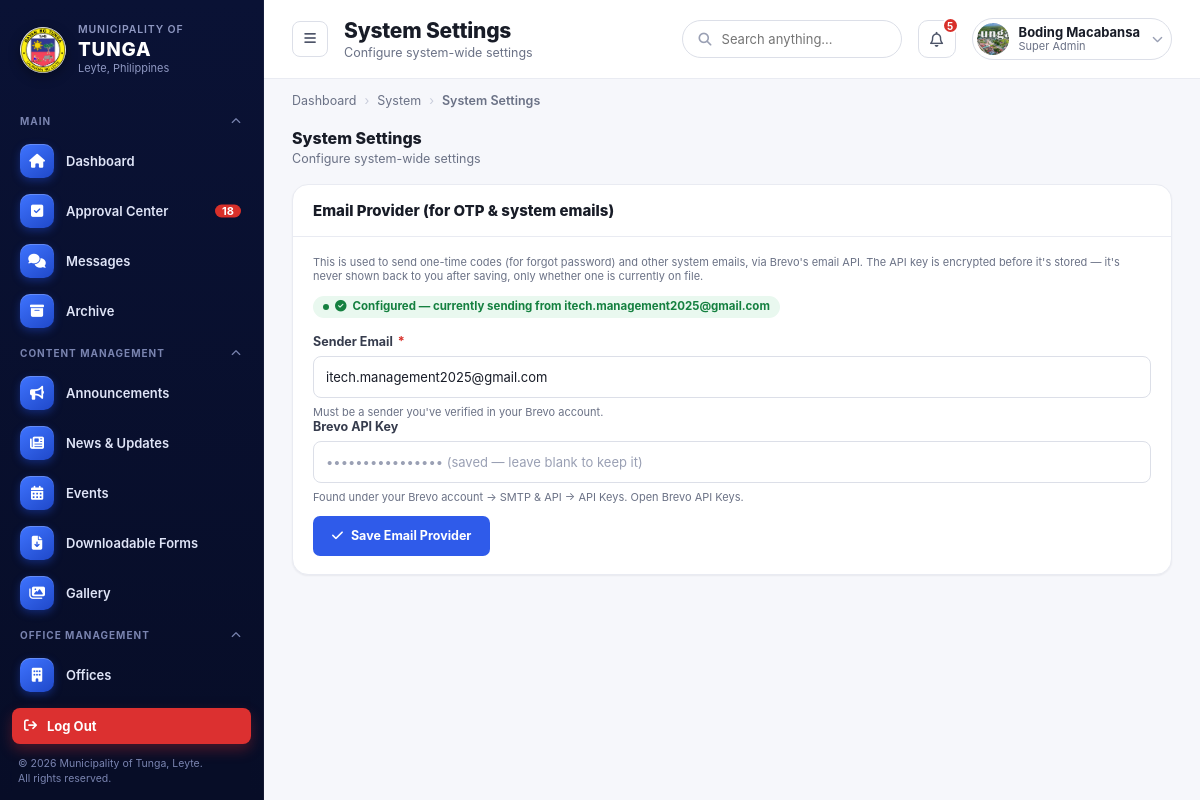
The app's page /super-admin/Admin-System-Settings/ (signed in) with its own data.
### admin_dashboard/models.py (models this page shows, shortened)
class SiteContactInfo(models.Model):
    DEFAULT_TAGLINE = "Abtik na serbisyo, masulong na bungto."
    phone = models.CharField(max_length=50, blank=True)
    phone_local = models.CharField(max_length=50, blank=True)
    email = models.EmailField(blank=True)
    email_secondary = models.EmailField(blank=True)
    address = models.CharField(max_length=255, blank=True)
    facebook_name = models.CharField(max_length=150, blank=True)
    facebook_url = models.URLField(blank=True)
    office_hours = models.CharField(max_length=150, blank=True)
    logo = models.ImageField(upload_to="site/", blank=True, null=True)
    hero_banner = models.ImageField(upload_to="site/", blank=True, null=True)
    site_tagline = models.CharField(max_length=120, default=DEFAULT_TAGLINE, blank=True)
    social_facebook = models.URLField(blank=True)
    social_twitter = models.URLField(blank=True)
    social_instagram = models.URLField(blank=True)
    social_youtube = models.URLField(blank=True)
    show_facebook_footer = models.BooleanField(default=True)
    show_twitter_footer = models.BooleanField(default=True)
    show_instagram_footer = models.BooleanField(default=True)
    show_youtube_footer = models.BooleanField(default=True)
    last_updated = models.DateTimeField(auto_now=True)
    class Meta:
        verbose_name = "Site Contact Information"
        verbose_name_plural = "Site Contact Information"
    @classmethod
    def get_solo(cls):
        obj, _ = cls.objects.get_or_create(pk=1, defaults={
            'phone': '(053) 456 789',
            'phone_local': 'Local 100',
            'email': 'tunga@gmail.com',
            'email_secondary': 'info@tunga.gov.ph',
            'address': '2nd Floor, Municipal Hall, Tunga, Leyte',
            'facebook_name': 'Municipality of Tunga - Official',
            'office_hours': 'Monday – Friday, 8:00 AM – 5:00 PM',
        })
        return obj

class SuperAdmin(models.Model):
    user = models.OneToOneField(User, on_delete=models.CASCADE, related_name="super_admin")
    mobile_number = models.CharField(max_length=20, blank=True)
    photo = models.ImageField(upload_to="super_admin_photos/", blank=True, null=True)
    created_at = models.DateTimeField(auto_now_add=True)

class EmailProviderSettings(models.Model):
    email_address = models.EmailField(blank=True, help_text="The verified sender email in Brevo")
    app_password_encrypted = models.TextField(blank=True)  # unused since the switch to Brevo — kept to avoid a destructive migration
    api_key_encrypted = models.TextField(blank=True)
    is_configured = models.BooleanField(default=False)
    last_updated = models.DateTimeField(auto_now=True)
    class Meta:
        verbose_name = "Email Provider Settings"
        verbose_name_plural = "Email Provider Settings"
    @classmethod
    def get_solo(cls):
        obj, _ = cls.objects.get_or_create(pk=1)
        return obj

### admin_dashboard/views.py (the view, shortened to what this page needs)
# urls.py: path('Admin-System-Settings/', views.admin_system_setting, name='ad_system_settings'),
@super_admin_required
def admin_system_setting(request):
    email_settings = EmailProviderSettings.get_solo()
    return render(request, "admin_dashboard/super-admin-system-settings.html", {
        "email_settings": email_settings,
    })

### templates/admin_dashboard/super-admin-system-settings.html (shortened to what this page needs)
{% extends "super-admin-base.html" %}
{% load static %}
{% block body_page %}system-settings{% endblock %}
{% block page_title %}System Settings{% endblock %}
{% block page_subtitle %}Configure system-wide settings{% endblock %}
{% block breadcrumbs %}<span>Dashboard</span><span class="sep">›</span><span>System</span><span class="sep">›</span><span class="current">System Settings</span>{% endblock %}
{% block content %}
      <div style="margin-bottom:18px;">
        <h2 style="margin:0;font-size:16px;font-weight:800;color:var(--gray-900);">System Settings</h2>
        <p style="margin:3px 0 0;font-size:12.5px;color:var(--gray-500);">Configure system-wide settings</p>
      </div>
      <section class="panel">
        <div class="panel-header">
          <h2>Email Provider (for OTP &amp; system emails)</h2>
        </div>
        <div class="panel-body">
          <p class="form-help" style="margin-top:0;">
            This is used to send one-time codes (for forgot password) and other system emails, via Brevo's email API.
            The API key is encrypted before it's stored — it's never shown back to you after saving, only whether one is currently on file.
          </p>
          {% if email_settings.is_configured %}
            <div class="badge badge-green" style="margin-bottom:16px;"><i class="fa-solid fa-circle-check"></i> Configured — currently sending from {{ email_settings.email_address }}</div>
          {% else %}
            <div class="badge badge-amber" style="margin-bottom:16px;"><i class="fa-solid fa-triangle-exclamation"></i> Not configured yet — OTP emails will not send until this is set up</div>
          {% endif %}
          <form method="post">
            <div class="form-group">
              <label class="form-label">Sender Email <span class="req">*</span></label>
              <input class="form-input" type="email" name="email_address" value="{{ email_settings.email_address }}" placeholder="e.g. tungalgu.webapps@gmail.com" required>
              <span class="form-help">Must be a sender you've verified in your Brevo account.</span>
            </div>
            <div class="form-group">
              <label class="form-label">Brevo API Key {% if not email_settings.api_key_encrypted %}<span class="req">*</span>{% endif %}</label>
              <input class="form-input" type="password" name="api_key" autocomplete="new-password" placeholder="{% if email_settings.api_key_encrypted %}•••••••••••••••• (saved — leave blank to keep it){% else %}Paste your Brevo API key here{% endif %}">
              <span class="form-help">Found under your Brevo account → SMTP &amp; API → API Keys. <a href="https://app.brevo.com/settings/keys/api" target="_blank" rel="noopener">Open Brevo API Keys</a>.</span>
            </div>
            <div class="modal-actions" style="justify-content:flex-start;border-top:none;padding-top:4px;">
              <button type="submit" class="btn btn-primary"><i class="fa-solid fa-check"></i> Save Email Provider</button>
            </div>
          </form>
        </div>
      </section>
{% endblock %}

### templates/super-admin-base.html (shortened to what this page needs)
{% load static message_tags %}
<!DOCTYPE html>
<html lang="en">
<head>
<link rel="stylesheet" href="{% static 'css/super_admin_style.css' %}">
<link rel="stylesheet" href="https://cdnjs.cloudflare.com/ajax/libs/font-awesome/6.5.1/css/all.min.css">
</head>
<body data-page="{% block body_page %}dashboard{% endblock %}" data-logout-url="{% url 'logout' %}" data-account-url="{% url 'admin_dashboard:admin_account' %}" data-changepass-url="{% url 'admin_dashboard:admin_change_pass' %}">
<div class="app-shell">
  <aside class="sidebar sidebar--sa" id="sidebar">
    <div class="sidebar-brand">
      <img src="{% if site_contact.logo %}{{ site_contact.logo.url }}{% else %}{% static 'images/tunga_leyte_logo.png' %}{% endif %}" alt="Municipality of Tunga" class="sidebar-logo">
      <div class="sidebar-brand-text">
        <div class="muni">Municipality of</div>
        <div class="name">TUNGA</div>
        <div class="place">Leyte, Philippines</div>
      </div>
    </div>
    <ul>
      <li class="nav-section-title">Main</li>
      {% url 'admin_dashboard:admin_dash' as dash_url %}
      <li class="nav-item{% if request.path == dash_url %} active{% endif %}"><a href="{{ dash_url }}" style="display:flex;align-items:center;gap:11px;width:100%;color:inherit;"><span class="glyph"><i class="fa-solid fa-house"></i></span> Dashboard</a></li>
      {% url 'admin_dashboard:approval_center' as approval_url %}
      <li class="nav-item{% if request.path == approval_url %} active{% endif %}"><a href="{{ approval_url }}" style="display:flex;align-items:center;gap:11px;width:100%;color:inherit;"><span class="glyph"><i class="fa-solid fa-square-check"></i></span> Approval Center</a> <span class="badge">18</span></li>
      {% url 'admin_dashboard:ad_messages' as messages_url %}
      {% unread_messages request as msg_unread %}
      <li class="nav-item"><a href="{{ messages_url }}" style="display:flex;align-items:center;gap:11px;width:100%;color:inherit;"><span class="glyph"><i class="fa-solid fa-comments"></i></span> Messages</a></li>
      {% url 'admin_dashboard:ad_archive' as archive_url %}
      <li class="nav-item{% if request.path == archive_url %} active{% endif %}"><a href="{{ archive_url }}" style="display:flex;align-items:center;gap:11px;width:100%;color:inherit;"><span class="glyph"><i class="fa-solid fa-box-archive"></i></span> Archive</a></li>
    </ul>
    <ul>
      <li class="nav-section-title">Content Management</li>
      {% url 'admin_dashboard:ad_announcement' as announce_url %}
      <li class="nav-item{% if request.path == announce_url %} active{% endif %}"><a href="{{ announce_url }}" style="display:flex;align-items:center;gap:11px;width:100%;color:inherit;"><span class="glyph"><i class="fa-solid fa-bullhorn"></i></span> Announcements</a></li>
      {% url 'admin_dashboard:ad_news_update' as news_url %}
      <li class="nav-item{% if request.path == news_url %} active{% endif %}"><a href="{{ news_url }}" style="display:flex;align-items:center;gap:11px;width:100%;color:inherit;"><span class="glyph"><i class="fa-solid fa-newspaper"></i></span> News &amp; Updates</a></li>
      {% url 'admin_dashboard:ad_events' as events_url %}
      <li class="nav-item{% if request.path == events_url %} active{% endif %}"><a href="{{ events_url }}" style="display:flex;align-items:center;gap:11px;width:100%;color:inherit;"><span class="glyph"><i class="fa-solid fa-calendar-days"></i></span> Events</a></li>
      {% url 'admin_dashboard:ad_forms' as forms_url %}
      <li class="nav-item{% if request.path == forms_url %} active{% endif %}"><a href="{{ forms_url }}" style="display:flex;align-items:center;gap:11px;width:100%;color:inherit;"><span class="glyph"><i class="fa-solid fa-file-arrow-down"></i></span> Downloadable Forms</a></li>
      {% url 'admin_dashboard:ad_gallery' as gallery_url %}
      <li class="nav-item{% if request.path == gallery_url %} active{% endif %}"><a href="{{ gallery_url }}" style="display:flex;align-items:center;gap:11px;width:100%;color:inherit;"><span class="glyph"><i class="fa-solid fa-images"></i></span> Gallery</a></li>
    </ul>
    <ul>
      <li class="nav-section-title">Office Management</li>
      {% url 'admin_dashboard:ad_offices' as offices_url %}
      <li class="nav-item{% if request.path == offices_url %} active{% endif %}"><a href="{{ offices_url }}" style="display:flex;align-items:center;gap:11px;width:100%;color:inherit;"><span class="glyph"><i class="fa-solid fa-building"></i></span> Offices</a></li>
      {% url 'admin_dashboard:ad_office_rep' as office_rep_url %}
      <li class="nav-item"><a href="{{ office_rep_url }}" style="display:flex;align-items:center;gap:11px;width:100%;color:inherit;"><span class="glyph"></span> </a></li>
      {% url 'admin_dashboard:ad_services' as services_url %}
      <li class="nav-item{% if request.path == services_url %} active{% endif %}"><a href="{{ services_url }}" style="display:flex;align-items:center;gap:11px;width:100%;color:inherit;"><span class="glyph"><i class="fa-solid fa-list-check"></i></span> Services</a></li>
      {% url 'admin_dashboard:ad_org_chart' as org_chart_url %}
    </ul>
      {% url 'admin_dashboard:ad_users' as users_url %}
      {% url 'admin_dashboard:ad_roles' as roles_url %}
      {% url 'admin_dashboard:ad_homepage' as homepage_url %}
      {% url 'admin_dashboard:ad_about_page' as about_page_url %}
      {% url 'admin_dashboard:ad_map' as map_url %}
      {% url 'admin_dashboard:ad_emergency_contact' as emergency_url %}
      {% url 'admin_dashboard:ad_web_setting' as websettings_url %}
      {% url 'admin_dashboard:admin_account' as admin_account_url %}
      {% url 'admin_dashboard:admin_change_pass' as admin_changepass_url %}
      {% url 'admin_dashboard:ad_analytics' as analytics_url %}
      {% url 'admin_dashboard:ad_activity_log' as activitylog_url %}
      {% url 'admin_dashboard:ad_system_settings' as systemsettings_url %}
    <div class="sidebar-footer">
      <a href="{% url 'logout' %}" class="sidebar-logout" style="color:inherit;text-decoration:none;"><i class="fa-solid fa-arrow-right-from-bracket"></i> Log Out</a>
      <div class="sidebar-copy">&copy; 2026 Municipality of Tunga, Leyte.<br>All rights reserved.</div>
    </div>
  </aside>
  <div class="main">
    <header class="topbar">
      <div class="topbar-left">
        <button class="menu-btn" onclick="document.getElementById('sidebar').classList.toggle('open')"><i class="fa-solid fa-bars"></i></button>
        <div class="page-heading">
          <h1>{% block page_title %}Dashboard{% endblock %}</h1>
          <p>{% block page_subtitle %}Overview of municipal office activity{% endblock %}</p>
        </div>
      </div>
      <div class="topbar-right">
        <label class="field search" id="topbarSearchField" style="display:flex;align-items:center;gap:8px;width:220px;border-radius:999px;padding:9px 16px;color:var(--gray-400);"><i class="fa-solid fa-magnifying-glass"></i><input type="text" placeholder="Search anything..." style="border:0;outline:0;flex:1;font:inherit;background:transparent;color:var(--gray-800);"></label>
        <button class="icon-button"><i class="fa-regular fa-bell"></i><span class="dot">5</span></button>
        <div class="user-chip">
          <img src="{% if request.user.super_admin.photo %}{{ request.user.super_admin.photo.url }}{% else %}{% static 'images/icon/profile_logo.jpeg' %}{% endif %}" alt="">
          <div class="who"><div class="name">{{ request.user.get_full_name|default:request.user.username }}</div><div class="role">Super Admin</div></div>
          <i class="fa-solid fa-chevron-down chev"></i>
        </div>
      </div>
    </header>
    <nav class="breadcrumbs">
      {% block breadcrumbs %}<span class="current">Dashboard</span>{% endblock %}
    </nav>
    <main class="content">
      {% block content %}{% endblock %}
    </main>
  </div>
</div>
</body>
</html>

### records on screen
SiteContactInfo: logo (picture)
EmailProviderSettings: email_address "itech.management2025@gmail.com"

### other values on screen
{{ request.user.get_full_name|default:request.user.username }} "Boding Macabansa"
